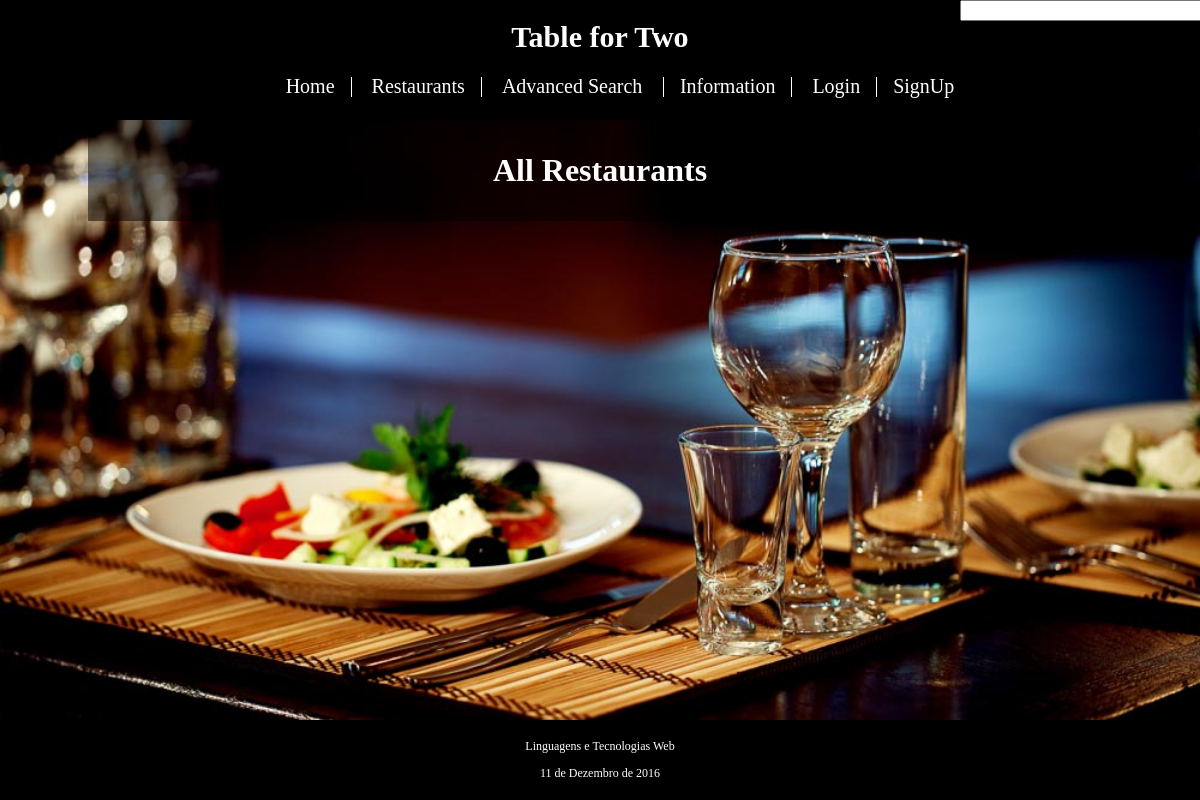
Page /restaurants.php on the earlier database version.
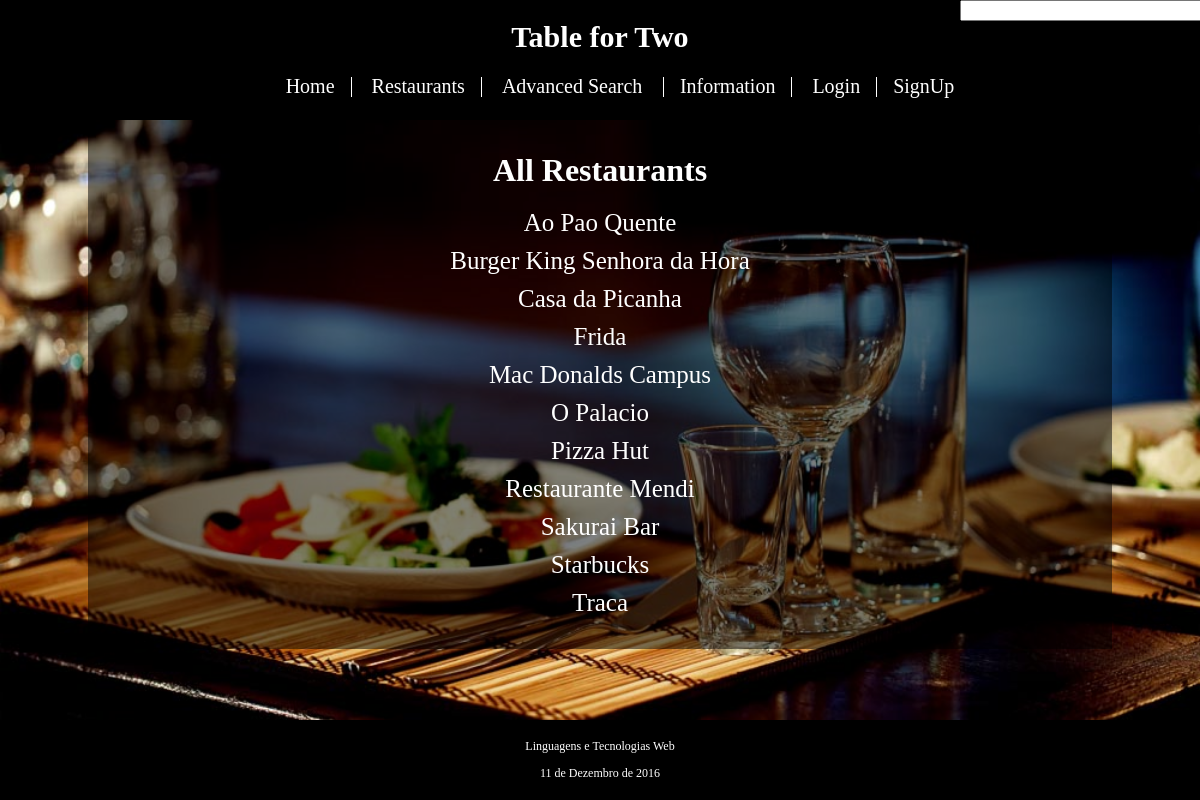
Same page on the later database version.
### tables this page shows
CREATE TABLE Restaurant (
	id_restaurant INTEGER PRIMARY KEY AUTOINCREMENT,
	id_owner INTEGER REFERENCES Account(id_account),
	--id_functionTime INTEGER REFERENCES FunctionTime(id_functionTime),
	name VARCHAR NOT NULL,
	address VARCHAR NOT NULL,
	avg_price INTEGER NOT NULL,
	description VARCHAR,
	stars REAL,
	open_time VARCHAR NOT NULL,
	close_time VARCHAR NOT NULL,
	monday BOOLEAN NOT NULL,
	tuesday BOOLEAN NOT NULL,
	wednesday BOOLEAN NOT NULL,
	thursday BOOLEAN NOT NULL,
	friday BOOLEAN NOT NULL,
	saturday BOOLEAN NOT NULL,
	sunday BOOLEAN NOT NULL
);

### restaurants.php (called while the page is built, shortened)
<?php
  include_once getcwd() . "/database/connection.php";
  include_once getcwd() . "/database/restaurant.php";
  include ('templates/header.php');
  include ('templates/all_restaurants.php');
  include ('templates/footer.php');
?>

### database/restaurant.php (called while the page is built, shortened)
<?php
	function getAllRestaurant($db){
		$stmt = $db->prepare('SELECT * FROM Restaurant ORDER BY name ASC');
		$stmt->execute();
		$result = $stmt->fetchAll();
		return $result;
	}
 ?>

### templates/all_restaurants.php (the view)
<div id="content">
	<h1 class="title"> All Restaurants </h1>
	<div class="display_big_center">
		<?php
			$result = getAllRestaurant
			($db);
			foreach( $result as $row) {
				echo '<a href="restaurant_item.php?id=' . $row['id_restaurant'] . '">' . $row['name']  .  '</a>';
			 }
		?>
	</div>
</div>

### templates/header.php (shortened to what this page needs)
<!DOCTYPE html>
<html>
	<head>
		<link rel="stylesheet" href="css/site.css">
	</head>
	<body>
		<div id="header">
			<h1> Table for Two </h1>
			<div id="search_bar">
				<input type="text" id="search" name="search" size="30" onkeyup="showResult(this.value)">
				<div id="livesearch">
                    <a id="livesearch[0]" href=""></a><br>
                    <a id="livesearch[1]" href=""></a><br>
                    <a id="livesearch[2]" href=""></a><br>
                    <a id="livesearch[3]" href=""></a><br>
                </div>
			</div>
			<div id="menu">
				<ul>
					<li><input id="go_home" class="header_button button" action="index.php" type="submit" value="Home" /></li>
					<li><input id="go_restaurants" class="header_button button" action="restaurants.php" type="submit" value="Restaurants" /></li>
					<li><input id="go_advanced_search" class="header_button button" action="advanced_search.php" type="submit" value="Advanced Search" /> </li>
					<li><input id="go_information" class="header_button button" action="information.php" type="submit" value="Information" /></li>
					<?php
						if (isset($_SESSION['id_account'])){
							if($_SESSION['type'] == 'owner')
									echo '<li><input id="go_my_restaurants" class="header_button button" action="my_restaurants.php" type="submit" value="My Restaurants" /></li>';
							else
									echo '<li><input id="go_my_favorite" class="header_button button" action="my_favorite.php" type="submit" value="My Favorite" /></li>';
							echo '<li><input id="go_my_account" class="header_button button" action="my_account.php" type="submit" value="' . $_SESSION['name'] .'" /></li>';
							echo '<li><input id="do_logout" class="header_button button" action="action_logout.php" type="submit" value="Logout" /></li>';
						}
						else{
							if($_SESSION['tries']<3 )
								echo '<li><input id="do_login" class="header_button button" type="submit" value="Login" /></li>';
								echo '<li><input id="do_signup" class="header_button button" action="signup.php" type="submit" value="SignUp" /></li>';
						}
					?>
				</ul>
			</div>
		</div>

### templates/footer.php
		<div id="footer">
				<p> Linguagens e Tecnologias Web </p>
				<p> 11 de Dezembro de 2016 </p>
		</div>
	</body>
</html>

### css/site.css (style rules this page uses)
html { position:relative; }
body { background-image: url(images/background.jpg); background-position: 0%; background-size: 100%; background-attachment: fixed; font-family: times, serif; margin: 0px auto; display : block; }
#header { display: inline-block; background-color: #000000; color: #ffffff; text-align: center; width:100%; padding-bottom: 5px; }
#header h1 { font-size: 30px; }
#menu li { display: inline; text-decoration: none; margin: 10px; display: inline; border-right: 1px solid #ffffff; padding-right: 10px; margin-right: 0px; font-size: 18px; color: #ffffff; }
#menu li:last-child { border-right: none; }
#content { width: 1000px; margin: 0px auto; display: none; background-color: rgba(0,0,0,0.5); color: #ffffff; padding: 1%; margin-bottom: 100px; }
#content > * { display:block; margin:20px; }
#footer { text-align: center; color: #ffffff; font-size: 12px; position: fixed; right: 0; bottom: 0; left: 0; background-color: #000000; padding: 7px; }
#search_bar { display: block; position: fixed; left: 80%; top: 0px; }
.display_big_center > * { font-size: 25px; margin: 10px; display:block; text-align: center; color: white; text-decoration: none; }
.title { text-align: center; }
.button { text-align: center; text-decoration: none; cursor: pointer; outline: none; font-family: times, serif; }
.header_button { background-color: black; border: none; color: white; font-size: 20px; font-style: bold; }

Differences in the rows shown:
added restaurant: name "Ao Pao Quente"
added restaurant: name "Burger King Senhora da Hora"
added restaurant: name "Casa da Picanha"
added restaurant: name "Frida"
added restaurant: name "Mac Donalds Campus"
added restaurant: name "O Palacio"
added restaurant: name "Pizza Hut"
added restaurant: name "Restaurante Mendi"
added restaurant: name "Sakurai Bar"
added restaurant: name "Starbucks"
added restaurant: name "Traca"
